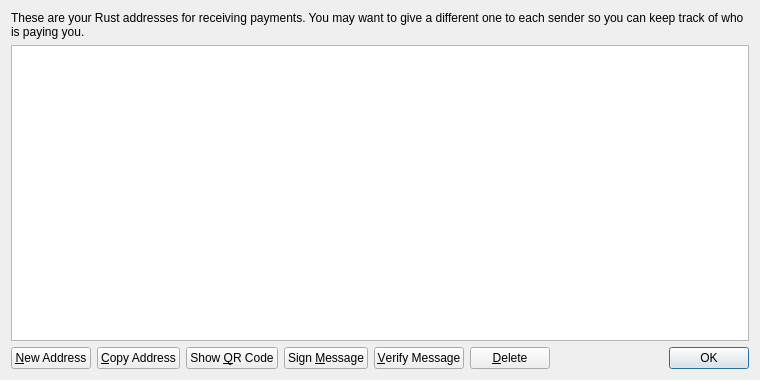
<?xml version="1.0" encoding="UTF-8"?>
<ui version="4.0">
 <class>AddressBookPage</class>
 <widget class="QWidget" name="AddressBookPage">
  <property name="geometry">
   <rect>
    <x>0</x>
    <y>0</y>
    <width>760</width>
    <height>380</height>
   </rect>
  </property>
  <property name="windowTitle">
   <string>Address Book</string>
  </property>
  <layout class="QVBoxLayout" name="verticalLayout">
   <item>
    <widget class="QLabel" name="labelExplanation">
     <property name="text">
      <string>These are your Rust addresses for receiving payments. You may want to give a different one to each sender so you can keep track of who is paying you.</string>
     </property>
     <property name="textFormat">
      <enum>Qt::PlainText</enum>
     </property>
     <property name="wordWrap">
      <bool>true</bool>
     </property>
    </widget>
   </item>
   <item>
    <widget class="QTableView" name="tableView">
     <property name="contextMenuPolicy">
      <enum>Qt::CustomContextMenu</enum>
     </property>
     <property name="toolTip">
      <string>Double-click to edit address or label</string>
     </property>
     <property name="tabKeyNavigation">
      <bool>false</bool>
     </property>
     <property name="alternatingRowColors">
      <bool>true</bool>
     </property>
     <property name="selectionMode">
      <enum>QAbstractItemView::SingleSelection</enum>
     </property>
     <property name="selectionBehavior">
      <enum>QAbstractItemView::SelectRows</enum>
     </property>
     <property name="sortingEnabled">
      <bool>true</bool>
     </property>
     <attribute name="verticalHeaderVisible">
      <bool>false</bool>
     </attribute>
    </widget>
   </item>
   <item>
    <layout class="QHBoxLayout" name="horizontalLayout">
     <item>
      <widget class="QPushButton" name="newAddressButton">
       <property name="toolTip">
        <string>Create a new address</string>
       </property>
       <property name="text">
        <string>&amp;New Address</string>
       </property>
       <property name="icon">
        <iconset resource="../bitcoin.qrc">
         <normaloff>:/icons/add</normaloff>:/icons/add</iconset>
       </property>
      </widget>
     </item>
     <item>
      <widget class="QPushButton" name="copyToClipboard">
       <property name="toolTip">
        <string>Copy the currently selected address to the system clipboard</string>
       </property>
       <property name="text">
        <string>&amp;Copy Address</string>
       </property>
       <property name="icon">
        <iconset resource="../bitcoin.qrc">
         <normaloff>:/icons/editcopy</normaloff>:/icons/editcopy</iconset>
       </property>
      </widget>
     </item>
     <item>
      <widget class="QPushButton" name="showQRCode">
       <property name="text">
        <string>Show &amp;QR Code</string>
       </property>
       <property name="icon">
        <iconset resource="../bitcoin.qrc">
         <normaloff>:/icons/qrcode</normaloff>:/icons/qrcode</iconset>
       </property>
      </widget>
     </item>
     <item>
      <widget class="QPushButton" name="signMessage">
       <property name="toolTip">
        <string>Sign a message to prove you own a Rust address</string>
       </property>
       <property name="text">
        <string>Sign &amp;Message</string>
       </property>
       <property name="icon">
        <iconset resource="../bitcoin.qrc">
         <normaloff>:/icons/edit</normaloff>:/icons/edit</iconset>
       </property>
      </widget>
     </item>
     <item>
      <widget class="QPushButton" name="verifyMessage">
       <property name="toolTip">
        <string>Verify a message to ensure it was signed with a specified Rust address</string>
       </property>
       <property name="text">
        <string>&amp;Verify Message</string>
       </property>
       <property name="icon">
        <iconset resource="../bitcoin.qrc">
         <normaloff>:/icons/transaction_0</normaloff>:/icons/transaction_0</iconset>
       </property>
      </widget>
     </item>
     <item>
      <widget class="QPushButton" name="deleteButton">
       <property name="toolTip">
        <string>Delete the currently selected address from the list</string>
       </property>
       <property name="text">
        <string>&amp;Delete</string>
       </property>
       <property name="icon">
        <iconset resource="../bitcoin.qrc">
         <normaloff>:/icons/remove</normaloff>:/icons/remove</iconset>
       </property>
      </widget>
     </item>
     <item>
      <spacer name="horizontalSpacer">
       <property name="orientation">
        <enum>Qt::Horizontal</enum>
       </property>
       <property name="sizeHint" stdset="0">
        <size>
         <width>40</width>
         <height>20</height>
        </size>
       </property>
      </spacer>
     </item>
     <item>
      <widget class="QDialogButtonBox" name="buttonBox">
       <property name="sizePolicy">
        <sizepolicy hsizetype="Maximum" vsizetype="Fixed">
         <horstretch>0</horstretch>
         <verstretch>0</verstretch>
        </sizepolicy>
       </property>
       <property name="standardButtons">
        <set>QDialogButtonBox::Ok</set>
       </property>
      </widget>
     </item>
    </layout>
   </item>
  </layout>
 </widget>
 <resources>
  <include location="../bitcoin.qrc"/>
 </resources>
 <connections/>
</ui>
